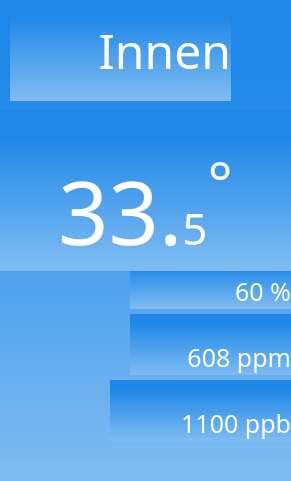
   <widget class="QFrame" name="indoor_frame">
    <property name="geometry">
     <rect>
      <x>510</x>
      <y>0</y>
      <width>291</width>
      <height>481</height>
     </rect>
    </property>
    <property name="minimumSize">
     <size>
      <width>0</width>
      <height>0</height>
     </size>
    </property>
    <property name="maximumSize">
     <size>
      <width>444444</width>
      <height>444444</height>
     </size>
    </property>
    <property name="baseSize">
     <size>
      <width>0</width>
      <height>0</height>
     </size>
    </property>
    <property name="styleSheet">
     <string notr="true">background-color:qlineargradient(spread:pad, x1:1, y1:0, x2:1, y2:1, stop:0.146067 rgba(30, 135, 232, 255), stop:1 rgba(128, 188, 241, 255))</string>
    </property>
    <property name="frameShape">
     <enum>QFrame::NoFrame</enum>
    </property>
    <property name="frameShadow">
     <enum>QFrame::Plain</enum>
    </property>
    <widget class="QLabel" name="interior_title">
     <property name="geometry">
      <rect>
       <x>10</x>
       <y>0</y>
       <width>221</width>
       <height>101</height>
      </rect>
     </property>
     <property name="font">
      <font>
       <family>Weather Icons</family>
       <pointsize>36</pointsize>
       <weight>50</weight>
       <bold>false</bold>
       <kerning>true</kerning>
      </font>
     </property>
     <property name="layoutDirection">
      <enum>Qt::LeftToRight</enum>
     </property>
     <property name="autoFillBackground">
      <bool>false</bool>
     </property>
     <property name="styleSheet">
      <string notr="true">QLabel{background-color: rgba(255, 255, 255, 0);}\n</string>
     </property>
     <property name="text">
      <string>&lt;html&gt;&lt;head/&gt;&lt;body&gt;&lt;p align=&quot;right&quot;&gt;&lt;span style=&quot; color:#ffffff;&quot;&gt;Innen&lt;/span&gt;&lt;/p&gt;&lt;/body&gt;&lt;/html&gt;</string>
     </property>
     <property name="textFormat">
      <enum>Qt::AutoText</enum>
     </property>
     <property name="scaledContents">
      <bool>false</bool>
     </property>
    </widget>
    <widget class="QLabel" name="interior_1_bar">
     <property name="geometry">
      <rect>
       <x>10</x>
       <y>260</y>
       <width>301</width>
       <height>51</height>
      </rect>
     </property>
     <property name="styleSheet">
      <string notr="true">background-color:rgb(255, 255, 255,0)</string>
     </property>
     <property name="text">
      <string notr="true"/>
     </property>
     <property name="pixmap">
      <pixmap>../../../../resources/gui_base/bar_blue.png</pixmap>
     </property>
     <property name="scaledContents">
      <bool>false</bool>
     </property>
     <property name="buddy">
      <cstring>interior_1_bar</cstring>
     </property>
    </widget>
    <widget class="QLabel" name="interior_1_value">
     <property name="geometry">
      <rect>
       <x>130</x>
       <y>258</y>
       <width>161</width>
       <height>51</height>
      </rect>
     </property>
     <property name="sizePolicy">
      <sizepolicy hsizetype="MinimumExpanding" vsizetype="MinimumExpanding">
       <horstretch>0</horstretch>
       <verstretch>0</verstretch>
      </sizepolicy>
     </property>
     <property name="font">
      <font>
       <family>Weather Icons</family>
       <pointsize>19</pointsize>
       <weight>50</weight>
       <bold>false</bold>
       <kerning>true</kerning>
      </font>
     </property>
     <property name="autoFillBackground">
      <bool>false</bool>
     </property>
     <property name="styleSheet">
      <string notr="true">QLabel{background-color: rgba(255, 255, 255, 0);}\n</string>
     </property>
     <property name="text">
      <string notr="true">&lt;html&gt;&lt;head/&gt;&lt;body&gt;&lt;p&gt;&lt;span style=&quot; color:#ffffff;&quot;&gt;60&lt;/span&gt;&lt;span style=&quot; color:#ffffff;&quot;&gt; %&lt;/span&gt;&lt;/p&gt;&lt;/body&gt;&lt;/html&gt;</string>
     </property>
     <property name="textFormat">
      <enum>Qt::AutoText</enum>
     </property>
     <property name="scaledContents">
      <bool>false</bool>
     </property>
     <property name="alignment">
      <set>Qt::AlignBottom|Qt::AlignRight|Qt::AlignTrailing</set>
     </property>
     <property name="buddy">
      <cstring>interior_1_value</cstring>
     </property>
    </widget>
    <widget class="QLabel" name="interior_co2_value">
     <property name="geometry">
      <rect>
       <x>130</x>
       <y>314</y>
       <width>161</width>
       <height>61</height>
      </rect>
     </property>
     <property name="sizePolicy">
      <sizepolicy hsizetype="MinimumExpanding" vsizetype="MinimumExpanding">
       <horstretch>0</horstretch>
       <verstretch>0</verstretch>
      </sizepolicy>
     </property>
     <property name="font">
      <font>
       <family>Weather Icons</family>
       <pointsize>19</pointsize>
       <weight>50</weight>
       <bold>false</bold>
       <kerning>true</kerning>
      </font>
     </property>
     <property name="autoFillBackground">
      <bool>false</bool>
     </property>
     <property name="styleSheet">
      <string notr="true">QLabel{background-color: rgba(255, 255, 255, 0);}\n</string>
     </property>
     <property name="text">
      <string notr="true">&lt;html&gt;&lt;head/&gt;&lt;body&gt;&lt;p&gt;&lt;span style=&quot; color:#ffffff;&quot;&gt;608&lt;/span&gt;&lt;span style=&quot; color:#ffffff;&quot;&gt; ppm&lt;/span&gt;&lt;/p&gt;&lt;/body&gt;&lt;/html&gt;</string>
     </property>
     <property name="textFormat">
      <enum>Qt::AutoText</enum>
     </property>
     <property name="scaledContents">
      <bool>false</bool>
     </property>
     <property name="alignment">
      <set>Qt::AlignBottom|Qt::AlignRight|Qt::AlignTrailing</set>
     </property>
    </widget>
    <widget class="QLabel" name="interior_co2_bar">
     <property name="geometry">
      <rect>
       <x>10</x>
       <y>320</y>
       <width>301</width>
       <height>61</height>
      </rect>
     </property>
     <property name="styleSheet">
      <string notr="true">background-color:rgb(255, 255, 255,0)</string>
     </property>
     <property name="text">
      <string notr="true"/>
     </property>
     <property name="pixmap">
      <pixmap>../../../../resources/gui_base/bar_barometer.png</pixmap>
     </property>
     <property name="scaledContents">
      <bool>false</bool>
     </property>
    </widget>
    <widget class="QLabel" name="interior_3_bar">
     <property name="geometry">
      <rect>
       <x>10</x>
       <y>380</y>
       <width>301</width>
       <height>71</height>
      </rect>
     </property>
     <property name="styleSheet">
      <string notr="true">background-color:rgb(255, 255, 255,0)</string>
     </property>
     <property name="text">
      <string notr="true"/>
     </property>
     <property name="pixmap">
      <pixmap>../../../../resources/gui_base/bar_barometer.png</pixmap>
     </property>
     <property name="scaledContents">
      <bool>false</bool>
     </property>
    </widget>
    <widget class="QLabel" name="interior_3_value">
     <property name="geometry">
      <rect>
       <x>110</x>
       <y>380</y>
       <width>181</width>
       <height>61</height>
      </rect>
     </property>
     <property name="sizePolicy">
      <sizepolicy hsizetype="MinimumExpanding" vsizetype="MinimumExpanding">
       <horstretch>0</horstretch>
       <verstretch>0</verstretch>
      </sizepolicy>
     </property>
     <property name="font">
      <font>
       <family>Weather Icons</family>
       <pointsize>19</pointsize>
       <weight>50</weight>
       <bold>false</bold>
       <kerning>true</kerning>
      </font>
     </property>
     <property name="autoFillBackground">
      <bool>false</bool>
     </property>
     <property name="styleSheet">
      <string notr="true">QLabel{background-color: rgba(255, 255, 255, 0);}\n</string>
     </property>
     <property name="text">
      <string notr="true">&lt;html&gt;&lt;head/&gt;&lt;body&gt;&lt;p&gt;&lt;span style=&quot; color:#ffffff;&quot;&gt;1100&lt;/span&gt;&lt;span style=&quot; color:#ffffff;&quot;&gt; ppb&lt;/span&gt;&lt;/p&gt;&lt;/body&gt;&lt;/html&gt;</string>
     </property>
     <property name="textFormat">
      <enum>Qt::AutoText</enum>
     </property>
     <property name="scaledContents">
      <bool>false</bool>
     </property>
     <property name="alignment">
      <set>Qt::AlignBottom|Qt::AlignRight|Qt::AlignTrailing</set>
     </property>
    </widget>
    <widget class="QLabel" name="interior_background">
     <property name="geometry">
      <rect>
       <x>0</x>
       <y>0</y>
       <width>291</width>
       <height>481</height>
      </rect>
     </property>
     <property name="text">
      <string/>
     </property>
     <property name="pixmap">
      <pixmap>../../../../../../../resources/gui_base/background_s.png</pixmap>
     </property>
     <property name="scaledContents">
      <bool>true</bool>
     </property>
    </widget>
    <widget class="QLabel" name="interior_temp_icon">
     <property name="geometry">
      <rect>
       <x>210</x>
       <y>6</y>
       <width>101</width>
       <height>101</height>
      </rect>
     </property>
     <property name="sizePolicy">
      <sizepolicy hsizetype="Fixed" vsizetype="Fixed">
       <horstretch>0</horstretch>
       <verstretch>0</verstretch>
      </sizepolicy>
     </property>
     <property name="styleSheet">
      <string notr="true">background-color:rgba(255, 255, 255, 0)</string>
     </property>
     <property name="text">
      <string notr="true"/>
     </property>
     <property name="pixmap">
      <pixmap>../../../../../../../Users/Peter Gosztolya/.designer/images/thermometer-2.png</pixmap>
     </property>
     <property name="scaledContents">
      <bool>true</bool>
     </property>
     <property name="buddy">
      <cstring>interior_temp_icon</cstring>
     </property>
    </widget>
    <widget class="QLabel" name="interior_temp_value">
     <property name="geometry">
      <rect>
       <x>0</x>
       <y>110</y>
       <width>291</width>
       <height>161</height>
      </rect>
     </property>
     <property name="sizePolicy">
      <sizepolicy hsizetype="Preferred" vsizetype="Preferred">
       <horstretch>0</horstretch>
       <verstretch>0</verstretch>
      </sizepolicy>
     </property>
     <property name="minimumSize">
      <size>
       <width>180</width>
       <height>120</height>
      </size>
     </property>
     <property name="sizeIncrement">
      <size>
       <width>167</width>
       <height>179</height>
      </size>
     </property>
     <property name="baseSize">
      <size>
       <width>167</width>
       <height>169</height>
      </size>
     </property>
     <property name="font">
      <font>
       <family>Weather Icons</family>
       <pointsize>66</pointsize>
       <weight>50</weight>
       <bold>false</bold>
       <kerning>true</kerning>
      </font>
     </property>
     <property name="autoFillBackground">
      <bool>false</bool>
     </property>
     <property name="styleSheet">
      <string notr="true">QLabel{background-color: rgba(255, 255, 255, 0);}\n</string>
     </property>
     <property name="text">
      <string notr="true">&lt;html&gt;&lt;head/&gt;&lt;body&gt;&lt;p&gt;&lt;span style=&quot; color:#ffffff;&quot;&gt;33.&lt;/span&gt;&lt;span style=&quot; font-size:33pt; color:#ffffff;&quot;&gt;5&lt;/span&gt;&lt;span style=&quot; color:#ffffff; vertical-align:super;&quot;&gt;°&lt;/span&gt;&lt;/p&gt;&lt;/body&gt;&lt;/html&gt;</string>
     </property>
     <property name="textFormat">
      <enum>Qt::RichText</enum>
     </property>
     <property name="scaledContents">
      <bool>false</bool>
     </property>
     <property name="alignment">
      <set>Qt::AlignBottom|Qt::AlignHCenter</set>
     </property>
     <property name="wordWrap">
      <bool>false</bool>
     </property>
    </widget>
    <zorder>interior_background</zorder>
    <zorder>interior_co2_bar</zorder>
    <zorder>interior_title</zorder>
    <zorder>interior_1_bar</zorder>
    <zorder>interior_1_value</zorder>
    <zorder>interior_co2_value</zorder>
    <zorder>interior_3_bar</zorder>
    <zorder>interior_3_value</zorder>
    <zorder>interior_temp_icon</zorder>
    <zorder>interior_temp_value</zorder>
   </widget>
